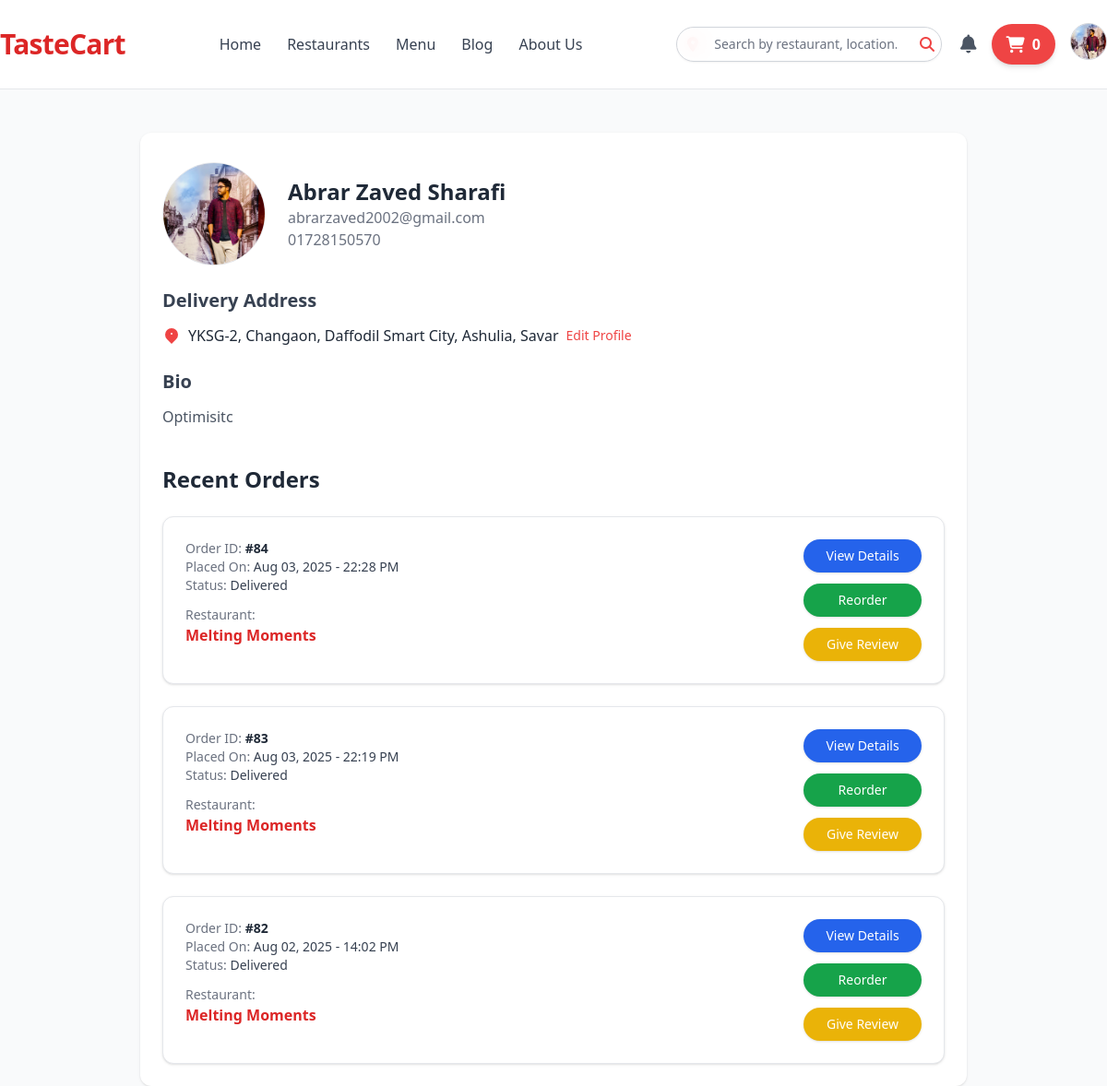
The page /profile/ (signed in) on the database as committed earlier.
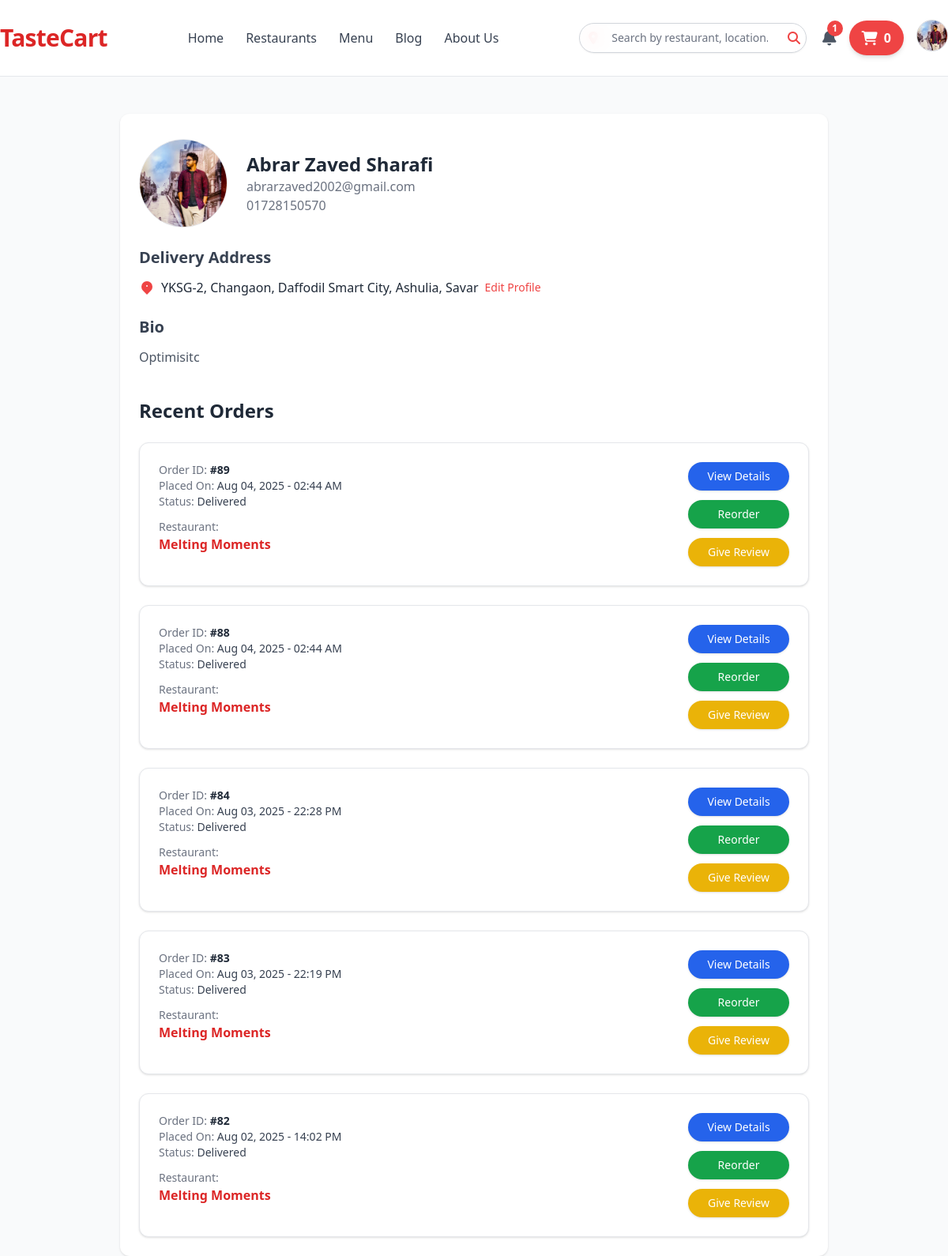
The same page on the database as committed later.
### home/models.py (models this page shows, shortened)
class OrderHistory(models.Model):
    user = models.ForeignKey(settings.AUTH_USER_MODEL, on_delete=models.CASCADE)
    order = models.ForeignKey(Order, on_delete=models.CASCADE)
    created_at = models.DateTimeField(auto_now_add=True)

### order/models.py (models this page shows, shortened)
class Order(models.Model):
    choices = [
        ("Preparing", "Preparing"),
        ("Completed", "Completed"),
        ("Cancelled", "Cancelled"),
        ("Delivered", "Delivered"),
        ("Pending", "Pending"),
        ("Completed with Rider", "Completed with Rider"),
        ("Rider Assigned", "Rider Assigned"),
        ("On the way", "On the way"),
    ]
    PAYMENT_METHOD = [
        ("Cash on Delivery", "Cash on Delivery"),
        ("Online Payment", "Online Payment"),
    ]
    user = models.ForeignKey(settings.AUTH_USER_MODEL, on_delete=models.CASCADE)
    cart = models.ForeignKey(Cart, on_delete=models.CASCADE, null=True, blank=True)
    restaurant = models.ForeignKey(
        Restaurant,
        verbose_name="Restaurant",
        on_delete=models.CASCADE,
        blank=True,
        null=True,
    )
    status = models.CharField(max_length=50, choices=choices,blank=True, null=True)
    total_price = models.DecimalField(max_digits=10, decimal_places=2, default=0.00)
    is_accepted = models.BooleanField(default=False)
    is_delivered = models.BooleanField(default=False)
    payment_method = models.CharField(
        max_length=50, choices=PAYMENT_METHOD, default="Cash on Delivery"
    )
    created_at = models.DateTimeField(auto_now_add=True)

class Cart(models.Model):
    user = models.ForeignKey(settings.AUTH_USER_MODEL, on_delete=models.CASCADE)
    item = models.ForeignKey(Menu, verbose_name="Menu Item", on_delete=models.CASCADE)
    quantity = models.PositiveIntegerField(default=1)
    total_price = models.DecimalField(max_digits=10, decimal_places=2, default=0.00)
    created_at = models.DateTimeField(auto_now_add=True)
    ordered = models.BooleanField(default=False)

### restaurant/models.py (models this page shows, shortened)
class Menu(models.Model):
    CATEGORIES = [
        ("Appetizer", "Appetizer"),
        ("Main Course", "Main Course"),
        ("Dessert", "Dessert"),
        ("Beverage", "Beverage"),
    ]
    restaurant = models.ForeignKey(Restaurant, on_delete=models.CASCADE)
    item_name = models.CharField(max_length=255)
    category = models.CharField(
        max_length=50, choices=CATEGORIES, default="Main Course"
    )
    description = models.TextField(blank=True, null=True)
    price = models.DecimalField(max_digits=10, decimal_places=2)
    image = models.ImageField(upload_to="menu_images/", blank=True, null=True)
    estimated_time_delivery = models.IntegerField(
        default=30, blank=True, null=True
    )  # in minutes
    rating = models.FloatField(default=0.0)
    discount = models.DecimalField(
        max_digits=5, decimal_places=2, default=0.0, blank=True, null=True
    )  # in percentage
    is_available = models.BooleanField(default=True)

class Restaurant(models.Model):
    CATEGORIES = [
        ("Chinese", "Chinese"),
        ("Indian", "Indian"),
        ("Bengali", "Bengali"),
        ("Fast Food", "Fast Food"),
    ]
    owner = models.ForeignKey(User, on_delete=models.CASCADE)
    restaurant_name = models.CharField(max_length=255)
    category = models.CharField(max_length=50, choices=CATEGORIES, default="Bengali")
    restaurant_image = models.ImageField(
        upload_to="restaurant_images/", blank=True, null=True
    )
    inside_image1 = models.ImageField(
        upload_to="restaurant_inside_images/", blank=True, null=True
    )
    inside_image2 = models.ImageField(
        upload_to="restaurant_inside_images/", blank=True, null=True
    )
    inside_image3 = models.ImageField(
        upload_to="restaurant_inside_images/", blank=True, null=True
    )
    phone = models.CharField(max_length=15, blank=True, null=True)
    email = models.CharField(max_length=50, blank=True, null=True)
    location = models.CharField(max_length=255, blank=True, null=True)
    address = models.CharField(max_length=255, blank=True, null=True)
    description = models.TextField(blank=True, null=True)
    about = models.TextField(blank=True, null=True)
    opening_time = models.TimeField(blank=True, null=True)
    closing_time = models.TimeField(blank=True, null=True)
    chef_name = models.CharField(max_length=255, blank=True, null=True)
    chef_image = models.ImageField(upload_to="chef_images/", blank=True, null=True)
    rating = models.FloatField(default=0.0)
    offers = models.IntegerField(default=0, blank=True, null=True)
    is_open = models.BooleanField(default=False)
    estimated_delivery_time = models.IntegerField(
        default=30, blank=True, null=True
    )  # in minutes
    slug = models.SlugField(max_length=255, unique=True, blank=True, null=True)
    def __str__(self):
        return self.restaurant_name

### authentication/views.py (the view, shortened to what this page needs)
# urls.py: path("profile/", views.view_profile, name="view_profile"),
def view_profile(request):
    user = request.user
    profile, created = Profile.objects.get_or_create(user=user)
    order_history = OrderHistory.objects.filter(user=user).order_by(
        "-order__created_at"
    )
    context = {
        "user": user,
        "profile": profile,
        "order_history": order_history,
    }
    return render(request, "authentication/profile.html", context)

### home/context_processors.py (called while the page is built)
def notification_count(request):
    notification_count = 0
    all_notifications = []
    if request.user.is_authenticated:
        all_notifications = notification.objects.filter(
            user=request.user
        ).order_by("-created_at")
        notification_count = all_notifications.filter(is_read=False).count()
    return {
        "notification_count": notification_count,
        "all_notifications": all_notifications,
    }

### order/context_processors.py (called while the page is built)
def cart_count(request):
    cart_count = 0
    if request.user.is_authenticated:
        cart_count = Cart.objects.filter(
            user=request.user, ordered=False, quantity__gt=0
        ).count()
    return {"cart_count": cart_count}

### templates/authentication/profile.html (shortened to what this page needs)
{% extends 'kits/base.html' %} {% load static %}  {% block content %}
  <div class="min-h-screen bg-gray-50 pt-28">
    <section class="max-w-4xl mx-auto pt-8 p-6 bg-white rounded-xl shadow mt-8">
      <div class="flex items-center space-x-6">
        <img id="profileImg"
          src="{% if user.profile.profile_image %}
            {{ user.profile.profile_image.url }}
          {% else %}
            https://via.placeholder.com/120
          {% endif %}"
          alt="Profile"
          class="w-28 h-28 rounded-full object-cover border" />
        <div>
          <h2 class="text-2xl font-semibold text-gray-800" id="userName">{{ user.name }}</h2>
          <p class="text-gray-500" id="userEmail">{{ user.email }}</p>
          {% if user.phone %}
            <p class="text-gray-500" id="userMobile">{{ user.phone }}</p>
          {% endif %}
        </div>
      </div>
      <div class="mt-6">
        <h3 class="text-xl font-semibold mb-3 text-gray-700">Delivery Address</h3>
        <div class="flex items-center space-x-2">
          <svg xmlns="http://www.w3.org/2000/svg" class="h-5 w-5 text-red-500" viewBox="0 0 20 20" fill="currentColor">
            <path fill-rule="evenodd" d="M5.05 4.05a7 7 0 119.9 9.9l-4.95 4.95-4.95-4.95a7 7 0 010-9.9zM10 9a1 1 0 100-2 1 1 0 000 2z" clip-rule="evenodd" />
          </svg>
          <span id="userAddress">
            {% if user.profile.address %}
              {{ user.profile.address }}
            {% else %}
              No address added yet
            {% endif %}
          </span>
          <button onclick="openEditModal()" class="ml-auto text-sm text-red-500 hover:underline">Edit Profile</button>
        </div>
      </div>
      {% if user.profile.bio %}
        <div class="mt-6">
          <h3 class="text-xl font-semibold mb-3 text-gray-700">Bio</h3>
          <p class="text-gray-600" id="userBio">{{ user.profile.bio }}</p>
        </div>
      {% endif %}
      <div class="mt-10">
        <h3 class="text-2xl font-bold text-gray-800 mb-6">Recent Orders</h3>
        <ul class="space-y-6" id="orderHistory">
          {% for order in order_history %}
            <li class="bg-white p-6 rounded-xl shadow border border-gray-200">
              <div class="flex justify-between items-start">
                <div class="flex-1">
                  <p class="text-sm text-gray-500">
                    Order ID: <span class="font-semibold text-gray-800">#{{ order.order.id }}</span>
                  </p>
                  <p class="text-sm text-gray-500">
                    Placed On: <span class="text-gray-700">{{ order.order.created_at|date:'M d, Y - H:i A' }}</span>
                  </p>
                  <p class="text-sm text-gray-500">
                    Status: <span class="text-gray-700 font-medium">{{ order.order.status }}</span>
                  </p>
                  <div class="mt-3">
                    <p class="text-sm text-gray-500">Restaurant:</p>
                    <p class="text-base font-semibold text-red-600">{{ order.order.cart.item.restaurant }}</p>
                  </div>
                </div>
                <div class="flex flex-col items-center space-y-3">
                  <a href="{% url 'order_status' %}" class="w-32 text-center px-4 py-2 bg-blue-600 text-white rounded-full text-sm font-medium shadow hover:bg-blue-700 transition duration-200">View Details</a>
                  <a href="{% url 'add_to_cart' order.order.cart.item.restaurant.slug order.order.cart.item.id 1 %}" class="w-32 text-sm text-white bg-green-600 hover:bg-green-700 px-4 py-2 rounded-full font-medium shadow transition duration-200 text-center" id="reorder">Reorder</a>
                  <a href="{% url 'restaurant_view' order.order.cart.item.restaurant.slug %}" class="w-32 text-sm text-white bg-yellow-500 hover:bg-yellow-600 px-4 py-2 rounded-full font-medium shadow transition duration-200 text-center">Give Review</a>
                </div>
              </div>
            </li>
          {% empty %}
            <li class="text-center text-gray-500 py-8">No recent orders found.</li>
          {% endfor %}
        </ul>
      </div>
    </section>
  </div>
{% endblock %}

### templates/kits/base.html (shortened to what the changed rows need)
{% load static %}
<!DOCTYPE html>
<html lang="en">
  <head>
    <script src="https://cdn.tailwindcss.com"></script>
    <link
      rel="stylesheet"
      href="https://cdnjs.cloudflare.com/ajax/libs/font-awesome/6.4.0/css/all.min.css"
    />
  </head>
  <body class="bg-gray-50 text-gray-800 font-sans antialiased">
    <div class="mx-auto px-4 sm:px-6 lg:px-8">
      <header
        class="bg-white border-b border-gray-200 py-4 fixed top-0 left-0 right-0 z-50"
      >
        <div class="flex items-center justify-between h-16">
          <div class="hidden md:flex items-center space-x-5">
            {% if user.is_authenticated %}
            <div class="flex items-center space-x-4">
              <div class="relative">
                <button
                  id="notificationBell"
                  aria-label="View notifications"
                  class="text-gray-600 hover:text-red-600 transition duration-300 focus:outline-none focus-visible:ring-2 focus-visible:ring-red-500 rounded-full"
                >
                  <i class="fas fa-bell text-xl"></i>
                  {% if notification_count > 0 %}
                  <span
                    id="notificationCount"
                    class="absolute -top-2 -right-2 bg-red-500 text-white text-xs rounded-full h-5 w-5 flex items-center justify-center font-bold"
                    >{{ notification_count }}</span
                  >
                  {% endif %}
                </button>
              </div>
            </div>
            {% else %}
            <a
              href="{% url 'login' %}"
              class="text-red-600 hover:text-red-700 font-medium transition duration-300"
              >Login</a
            >
            {% endif %}
          </div>
        </div>
      </header>
      {% include 'kits/message.html' %} {% block content %} {% endblock %}
    </div>
  </body>
</html>

Rows that differ between the two databases and show on the page:
added OrderHistory: order.id "89", order.created_at "Aug 04, 2025 - 02:44 AM", order.status "Delivered", order.cart.item.restaurant "Melting Moments"
added OrderHistory: order.id "88", order.created_at "Aug 04, 2025 - 02:44 AM", order.status "Delivered", order.cart.item.restaurant "Melting Moments"
Other text that changed with them:
{{ notification_count }}: (not shown) → "1"
